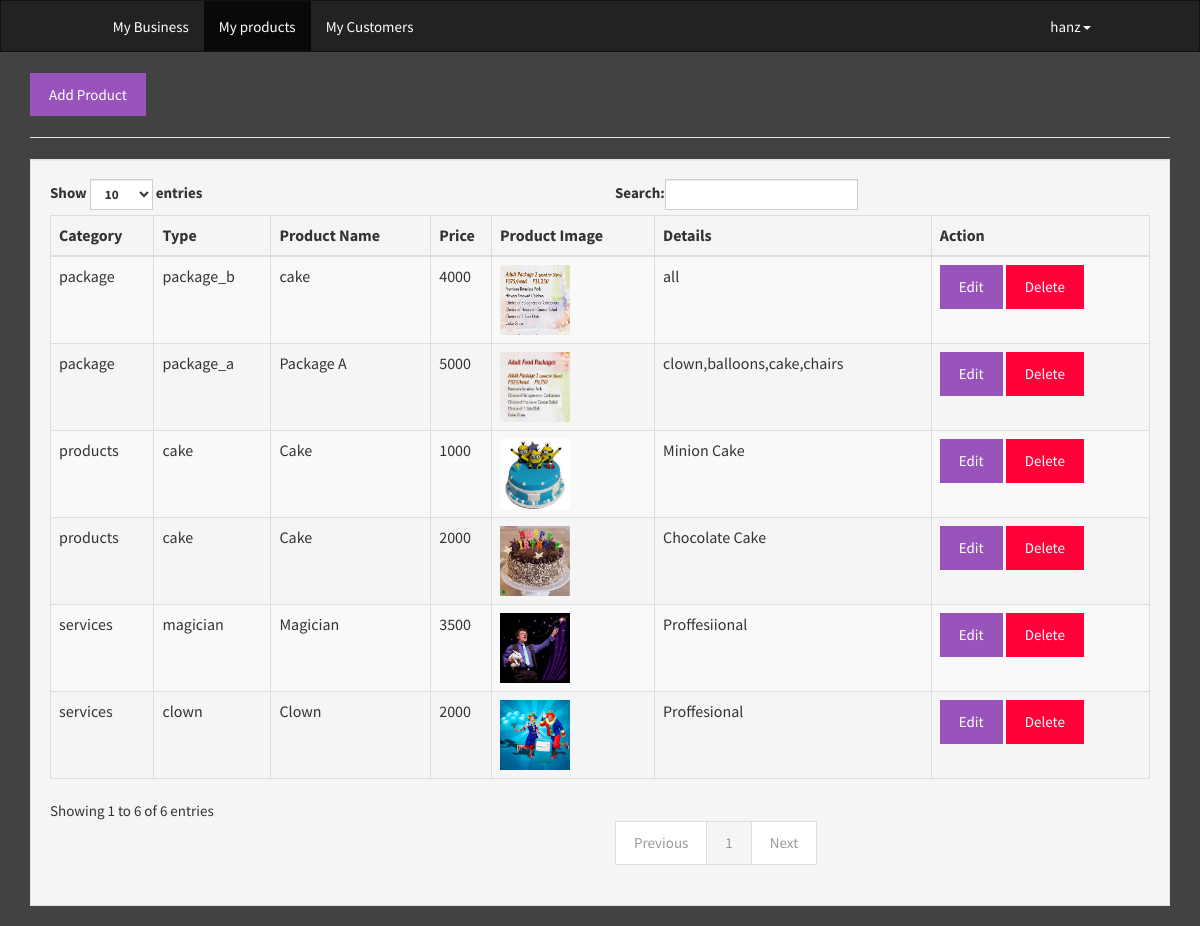
Screenshot of /partner/partnerProducts.php (signed in) with the database file from the repository.
### tables this page shows
CREATE TABLE `tbl_partner` (
  `id` int(11) NOT NULL,
  `business_name` varchar(100) NOT NULL,
  `city_address` varchar(255) NOT NULL,
  `province_address` varchar(150) NOT NULL,
  `contact_num` bigint(20) NOT NULL,
  `business_email` varchar(50) NOT NULL,
  `business_username` varchar(50) NOT NULL,
  `password` varchar(50) NOT NULL,
  `images` varchar(255) NOT NULL,
  `approve` tinyint(4) NOT NULL,
  `created_at` timestamp NOT NULL DEFAULT CURRENT_TIMESTAMP
);

CREATE TABLE `tbl_products` (
  `id` int(11) NOT NULL,
  `category` varchar(50) NOT NULL,
  `partner_id` int(11) NOT NULL,
  `type` varchar(50) NOT NULL,
  `product_name` varchar(50) NOT NULL,
  `price` int(11) NOT NULL,
  `product_image` mediumblob NOT NULL,
  `product_details` varchar(255) NOT NULL,
  `updated_at` timestamp NOT NULL DEFAULT CURRENT_TIMESTAMP
);

### partner/session.php (called while the page is built, shortened)
<?php
$name = 'root';
$password = '';
if(@mysqli_connect($host, $name, $password)) {
$mysql_conn = @mysqli_connect($host, $name, $password);
} else {
die('Could not connect.');
}
$user_check=$_SESSION['login_user'];
$session_query = " SELECT business_username from tbl_partner where business_username = '$user_check' ";
$query_run = mysqli_query($mysql_conn, $session_query);
$query_row = mysqli_fetch_assoc($query_run);
$login_session = $query_row['business_username'];
?>

### partner/partnerProducts.php (the view, shortened to what this page needs)
<?php
include 'session.php';
?>
<?php
include '../connection/connection.php';
$stmt = $pdo->query("SELECT id FROM tbl_partner WHERE business_username = '$login_session' ");
while($row = $stmt->fetch(PDO::FETCH_ASSOC)){
      $id = $row['id'];
  }
?>
<!DOCTYPE html>
<html>
<head>
  <link rel="stylesheet" type="text/css" href="asset/css/bootstrap.css">
</head>
<body>
  <nav class="navbar navbar-default">
  <div class="container-fluid">
      <div class="collapse navbar-collapse" id="navcol-1" style="padding-left: 7%; padding-right: 8%;">
          <ul class="nav navbar-nav">
              <li role="presentation"><a href="partnerProfile.php">My Business</a></li>
              <li role="presentation" class="active"><a href="#">My products</a></li>
               <li role="presentation"><a href="partnerCustomers.php">My Customers</a></li>
          </ul>
          <ul class="nav navbar-nav navbar-right">
            <li class="dropdown"><a class="dropdown-toggle" data-toggle="dropdown" href="#"><?php echo $login_session; ?><span class="caret"></span></a>
            </li>
          </ul>
      </div>
  </div>
</nav>
<div class="container">
  <div class="row">
    <div class="col-lg-12">
      <button class="btn btn-info btn-md" data-toggle="modal" data-target="#addProduct">Add Product</button>
      <hr>
    </div>
  </div>
  <div class="row">
    <div class="col-lg-12">
      <div class="well" id="result">
        <table class="table table-bordered table-hover table-striped table-responsive " id="dataTables-example" >
        <thead>
          <tr>
            <th>Category</th>
            <th>Type</th>
            <th>Product Name</th>
            <th>Price</th>
            <th>Product Image</th>
            <th>Details</th>
            <th>Action</th>
          </tr>
        </thead>
        <tbody>
          <?php
            include '../connection/connection.php';
             $stmt = $pdo->query("SELECT * FROM tbl_products WHERE partner_id = $id order by id desc");
             while($row = $stmt->fetch(PDO::FETCH_ASSOC)){
                echo "<tr><td>".$row['category'];
                echo "</td><td>".$row['type'];
                echo "</td><td>".$row['product_name'];
                echo "</td><td>".$row['price'];
                echo "</td><td><img src='product_image/".$row['product_image']."' width='70' height='70'>";
                echo "</td><td>".$row['product_details'];
                echo "</td><td><a href='productEdit.php?id=".$row['id']."' class='btn btn-info btn-md'>Edit</a>&nbsp<a href='productDelete.php?id=".$row['id']."' class='btn btn-danger btn-md' onclick=\"return confirm('Are you sure you want to delete?');\">Delete</a>";
                echo "</td></tr>";
            }
          ?>
        </tbody>
      </table>
    </div>
    </div>
  </div>
</div>
</body>
</html>

### partner/partnerProducts.php (style rules this page uses)
body { background-color: #424242; }

### rows the page displays
tbl_partner: business_username "hanz"
tbl_products: category "package", type "package_b", product_name "cake", price "4000", product_image (picture), product_details "all"
tbl_products: category "services", type "magician", product_name "Magician", price "3500", product_image (picture), product_details "Proffesiional"
tbl_products: category "products", type "cake", product_name "Cake", price "1000", product_image (picture), product_details "Minion Cake"
tbl_products: category "package", type "package_a", product_name "Package A", price "5000", product_image (picture), product_details "clown,balloons,cake,chairs"
tbl_products: category "products", type "cake", product_name "Cake", price "2000", product_image (picture), product_details "Chocolate Cake"
tbl_products: category "services", type "clown", product_name "Clown", price "2000", product_image (picture), product_details "Proffesional"
